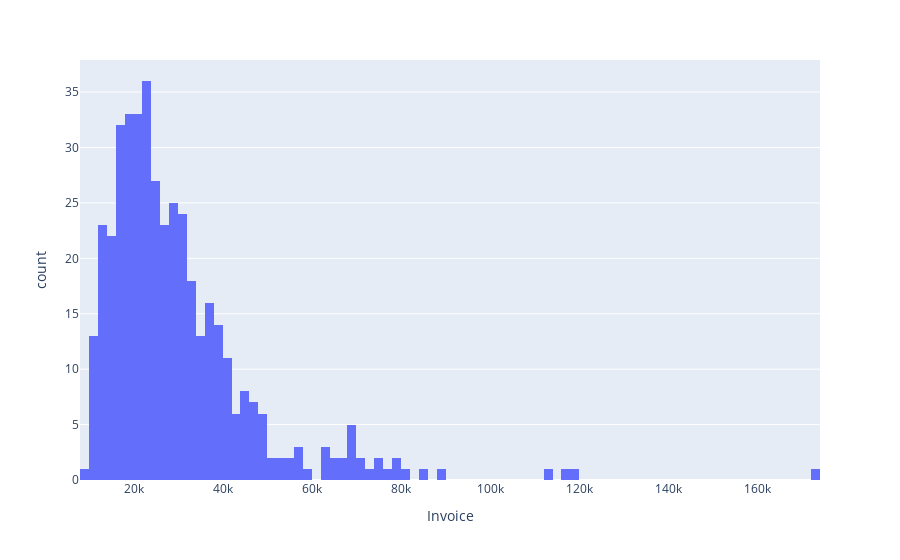
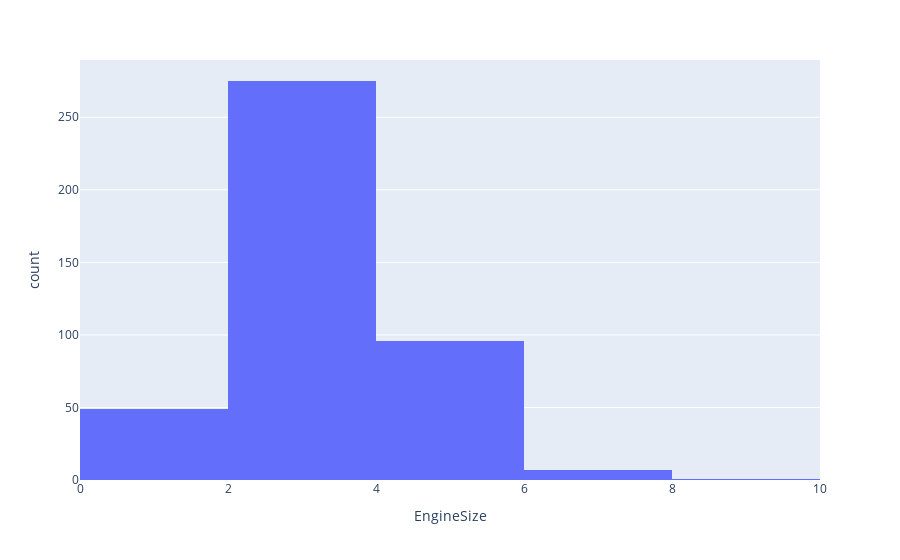
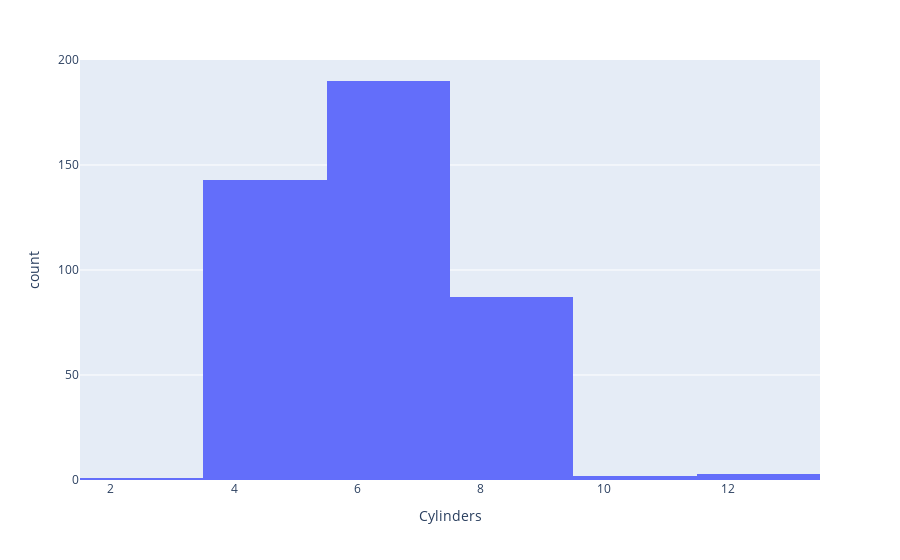
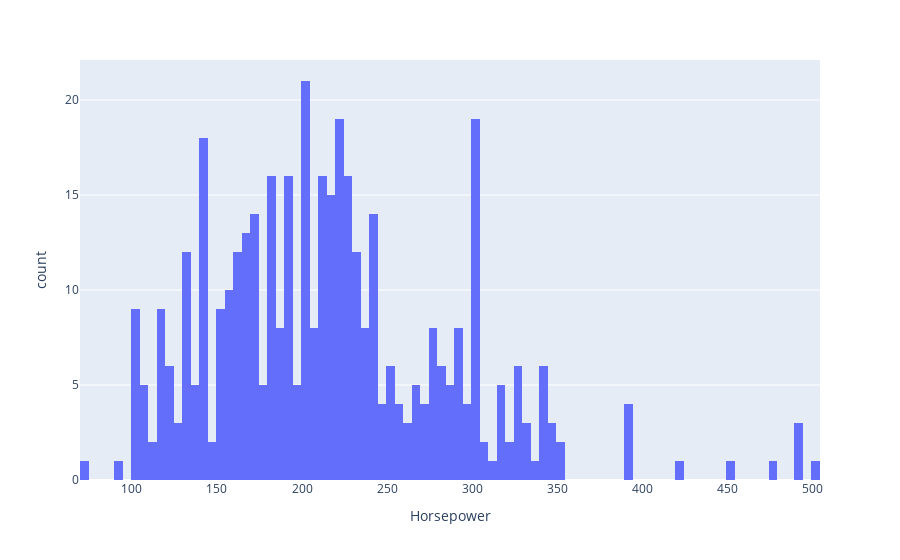

Notebook source saved alongside these figures, in order:
### Markdown cell above
### Mostramos los graficos

### Code cell
fig_invoice.show()
fig_enginesize.show()
fig_cylinders.show()
fig_horsepower.show()
fig_mpgcity.show()
fig_mpghighway.show()
fig_weight.show()
fig_wheelbase.show()
fig_length.show()

### Figure 1 — Plotly figure (JSON) as saved in the notebook; plotly's stock layout.template omitted (floating-point values rounded to 4 significant figures; data arrays with more than 128 entries replaced by an {"elided": "..."} marker saying what was removed)
{"data": [{"alignmentgroup": "True", "bingroup": "x", "hovertemplate": "Invoice=%{x}<br>count=%{y}<extra></extra>", "legendgroup": "", "marker": {"color": "#636efa", "pattern": {"shape": ""}}, "name": "", "nbinsx": 100, "offsetgroup": "", "orientation": "v", "showlegend": false, "x": {"elided": "428 float values"}, "xaxis": "x", "yaxis": "y", "type": "histogram"}], "layout": {"xaxis": {"anchor": "y", "domain": [0.0, 1.0], "title": {"text": "Invoice"}}, "yaxis": {"anchor": "x", "domain": [0.0, 1.0], "title": {"text": "count"}}, "legend": {"tracegroupgap": 0}, "margin": {"t": 60}, "barmode": "relative"}}

### Figure 2 — Plotly figure (JSON) as saved in the notebook; plotly's stock layout.template omitted (floating-point values rounded to 4 significant figures; data arrays with more than 128 entries replaced by an {"elided": "..."} marker saying what was removed)
{"data": [{"alignmentgroup": "True", "bingroup": "x", "hovertemplate": "EngineSize=%{x}<br>count=%{y}<extra></extra>", "legendgroup": "", "marker": {"color": "#636efa", "pattern": {"shape": ""}}, "name": "", "nbinsx": 4, "offsetgroup": "", "orientation": "v", "showlegend": false, "x": {"elided": "428 float values"}, "xaxis": "x", "yaxis": "y", "type": "histogram"}], "layout": {"xaxis": {"anchor": "y", "domain": [0.0, 1.0], "title": {"text": "EngineSize"}}, "yaxis": {"anchor": "x", "domain": [0.0, 1.0], "title": {"text": "count"}}, "legend": {"tracegroupgap": 0}, "margin": {"t": 60}, "barmode": "relative"}}

### Figure 3 — Plotly figure (JSON) as saved in the notebook; plotly's stock layout.template omitted (floating-point values rounded to 4 significant figures; data arrays with more than 128 entries replaced by an {"elided": "..."} marker saying what was removed)
{"data": [{"alignmentgroup": "True", "bingroup": "x", "hovertemplate": "Cylinders=%{x}<br>count=%{y}<extra></extra>", "legendgroup": "", "marker": {"color": "#636efa", "pattern": {"shape": ""}}, "name": "", "nbinsx": 6, "offsetgroup": "", "orientation": "v", "showlegend": false, "x": {"elided": "428 float values"}, "xaxis": "x", "yaxis": "y", "type": "histogram"}], "layout": {"xaxis": {"anchor": "y", "domain": [0.0, 1.0], "title": {"text": "Cylinders"}}, "yaxis": {"anchor": "x", "domain": [0.0, 1.0], "title": {"text": "count"}}, "legend": {"tracegroupgap": 0}, "margin": {"t": 60}, "barmode": "relative"}}

### Figure 4 — Plotly figure (JSON) as saved in the notebook; plotly's stock layout.template omitted (floating-point values rounded to 4 significant figures; data arrays with more than 128 entries replaced by an {"elided": "..."} marker saying what was removed)
{"data": [{"alignmentgroup": "True", "bingroup": "x", "hovertemplate": "Horsepower=%{x}<br>count=%{y}<extra></extra>", "legendgroup": "", "marker": {"color": "#636efa", "pattern": {"shape": ""}}, "name": "", "nbinsx": 100, "offsetgroup": "", "orientation": "v", "showlegend": false, "x": {"elided": "428 int values"}, "xaxis": "x", "yaxis": "y", "type": "histogram"}], "layout": {"xaxis": {"anchor": "y", "domain": [0.0, 1.0], "title": {"text": "Horsepower"}}, "yaxis": {"anchor": "x", "domain": [0.0, 1.0], "title": {"text": "count"}}, "legend": {"tracegroupgap": 0}, "margin": {"t": 60}, "barmode": "relative"}}
